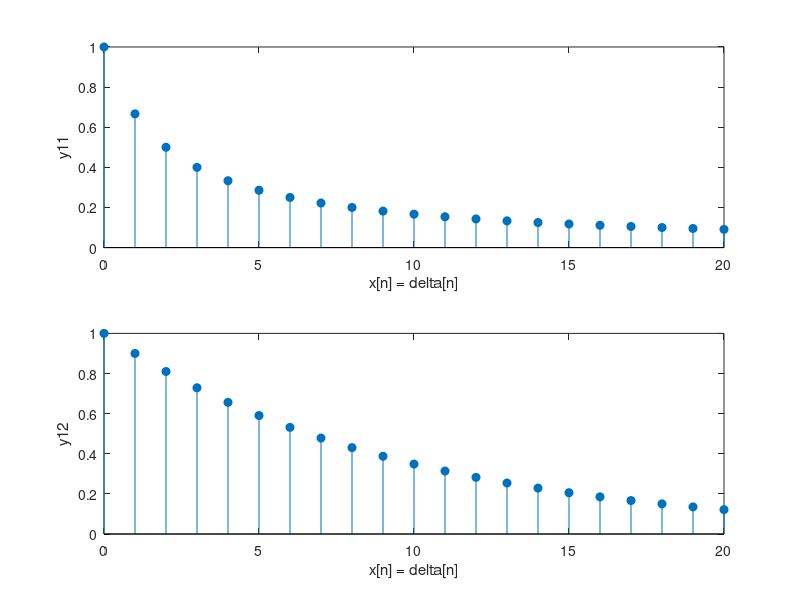

Here is the MATLAB script that generated this plot:
%x[n] = delta[n]
x1 = [1, zeros(1,20)];
yi = 0; % y(-1) = 0

y11 = zeros(1, 21);
y11(1) = 1/2*yi+x1(1); % tinh y(0)
for i = 2:21
    y11(i) = i/(i+1)*y11(i-1)+x1(i);
end  

y12 = zeros(1, 21);
y12(1) = 0.9*yi+x1(1);
for i = 2:21
    y12(i) = 0.9*y12(i-1)+x1(i);
end

%y12=filter(1,[1,-0.9],x1); 

n = 0:1:20;
subplot(2,1,1)
stem(n, y11, 'fill'); 
xlabel('x[n] = delta[n]');
ylabel('y11');

subplot(2,1,2)
stem(n, y12, 'fill'); 
xlabel('x[n] = delta[n]');
ylabel('y12');


